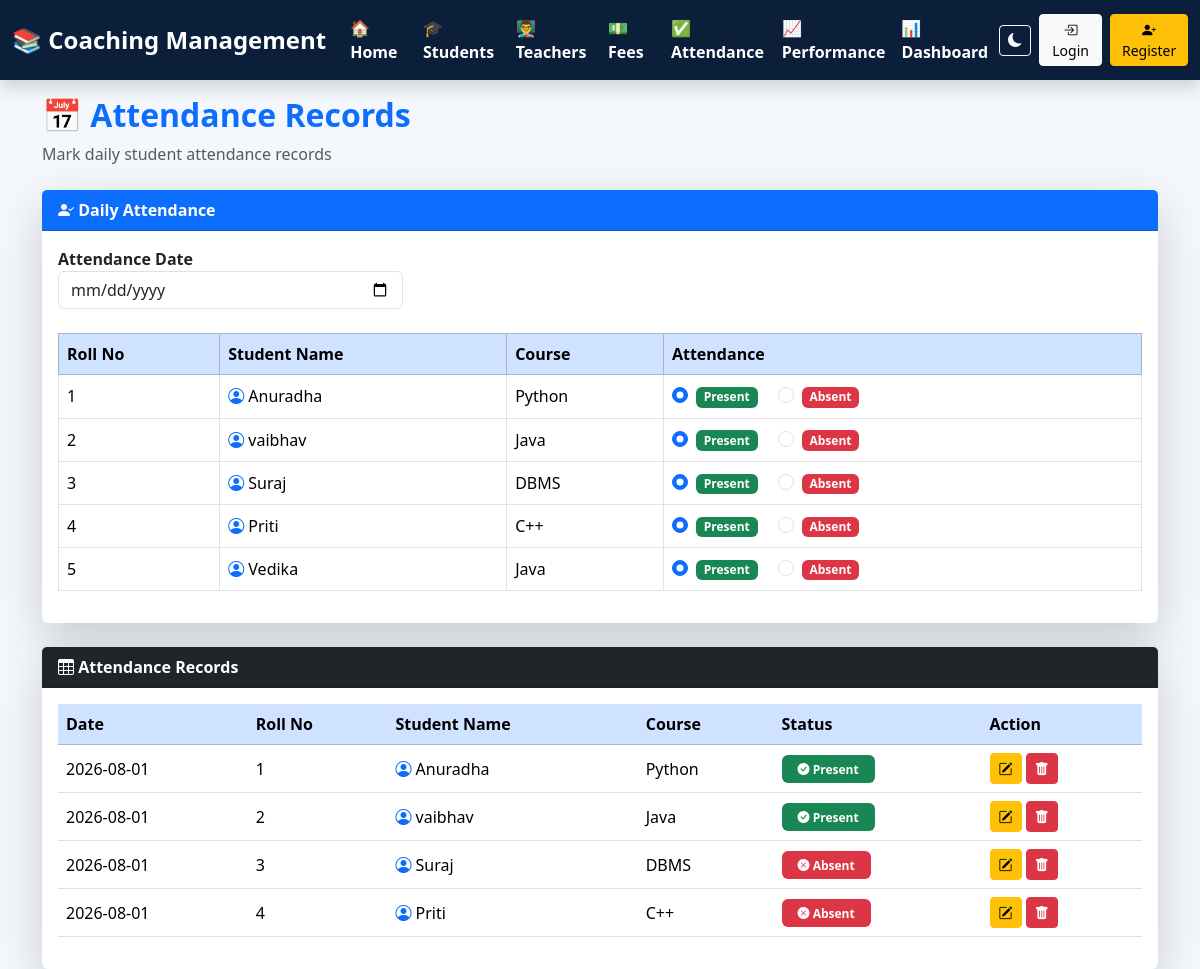
The page /attendance on the database as committed earlier.
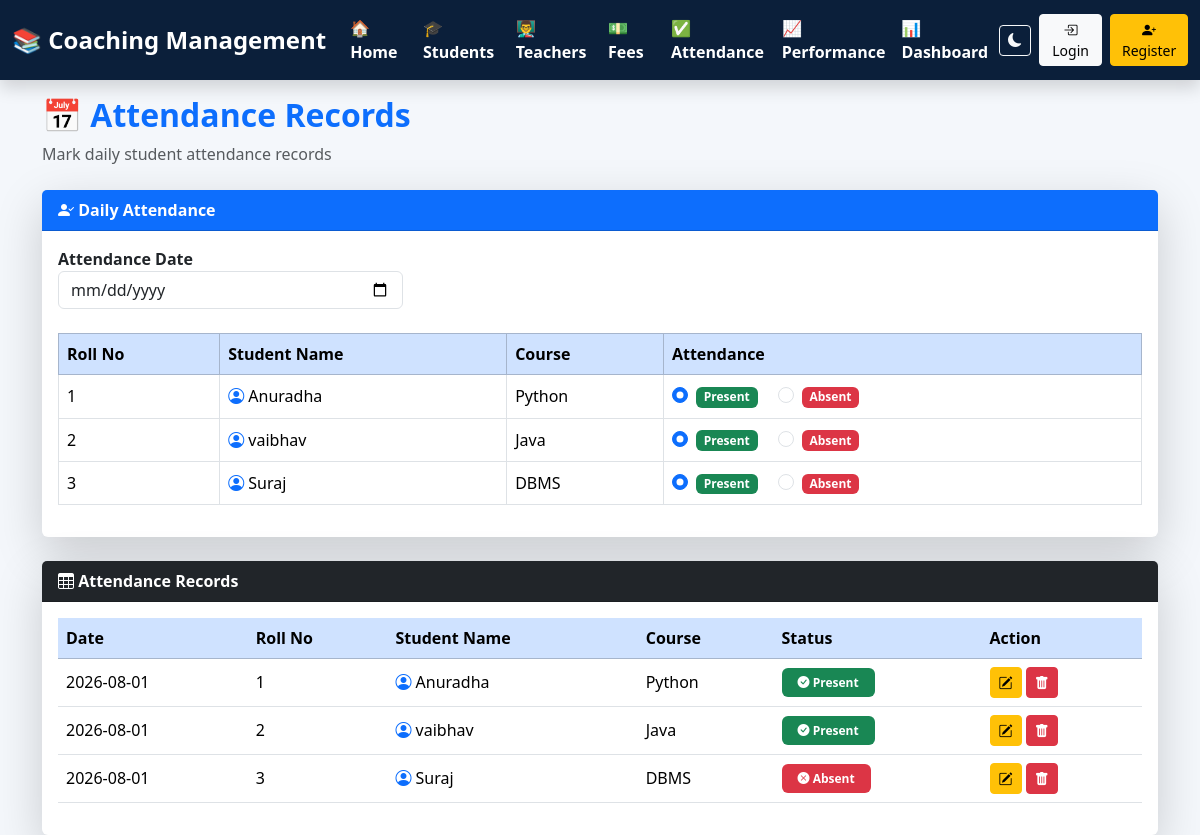
The same page on the database as committed later.
### tables this page shows
CREATE TABLE students(

        id INTEGER PRIMARY KEY AUTOINCREMENT,
        roll_no INTEGER UNIQUE,
        name TEXT,
        father_name TEXT,
        surname TEXT,
        mobile TEXT,
        course TEXT,
        batch TEXT,
        address TEXT,
        admission_date TEXT,
        status TEXT

    , photo TEXT DEFAULT 'default.png');

CREATE TABLE attendance(

        id INTEGER PRIMARY KEY AUTOINCREMENT,
        student_id INTEGER NOT NULL,
        date TEXT,
        status TEXT,

        FOREIGN KEY(student_id)
        REFERENCES students(id)
        ON DELETE CASCADE

    );

### app.py (the view, shortened to what this page needs)
@app.route("/attendance", methods=["GET","POST"])
def attendance():
    conn = get_connection()
    students = conn.execute(" SELECT * FROM students  ORDER BY roll_no ").fetchall()
    attendance = conn.execute("""
        SELECT
        attendance.id,
        students.roll_no,
        students.name,
        students.course,
        attendance.date,
        attendance.status
        FROM attendance
        INNER JOIN students
        ON attendance.student_id = students.id
        ORDER BY attendance.date DESC,
        students.roll_no ASC

    """).fetchall()
    conn.close()
    return render_template(
        "attendance.html",
        students=students,
        attendance=attendance
    )

### db.py (called while the page is built)
def get_connection():
    conn = sqlite3.connect(DATABASE)
    conn.row_factory = sqlite3.Row
    conn.execute("PRAGMA foreign_keys = ON")
    return conn

### templates/attendance.html (shortened to what the changed rows need)
{% extends "base.html" %}
{% block content %}
<div class="mb-4">
    <h2 class="fw-bold text-primary">
       📅 Attendance Records
    </h2>
</div>
<div class="card shadow-lg border-0 mb-4">
    <div class="card-body">
        <form method="POST" action="/attendance">
            <div class="table-responsive">
                <table class="table table-bordered table-hover align-middle">
                    <thead class="table-primary">
                        <tr>
                            <th>Roll No</th>
                            <th>Student Name </th>
                            <th> Course</th>
                            <th>Attendance</th>
                        </tr>
                    </thead>
                    <tbody>
                    {% for student in students %}
                    <tr>
                        <td> {{student['roll_no']}} </td>
                        <td>
                            <i class="bi bi-person-circle text-primary"></i>
                            {{student['name']}}
                        </td>
                        <td> {{student['course']}}  </td>
                        <td>
                            <div class="form-check form-check-inline">
                                <input
                                class="form-check-input"
                                type="radio"
                                name="status_{{student['id']}}"
                                value="Present"
                                checked>
                                <label class="form-check-label">
                                    <span class="badge bg-success">
                                        Present
                                    </span>
                                </label>
                            </div>
                            <div class="form-check form-check-inline">
                                <input
                                class="form-check-input"
                                type="radio"
                                name="status_{{student['id']}}"
                                value="Absent">
                                <label class="form-check-label">
                                    <span class="badge bg-danger">
                                        Absent
                                    </span>
                                </label>
                            </div>
                        </td>
                    </tr>
                    {% endfor %}
                    </tbody>
                </table>
            </div>
        </form>
    </div>
</div>
<div class="card shadow-lg border-0">
    <div class="card-body">
        <div class="table-responsive">
            <table class="table table-hover align-middle">
                <thead class="table-primary">
                    <tr>
                        <th> Date </th>
                        <th>Roll No</th>
                        <th>Student Name </th>
                        <th> Course</th>
                        <th> Status</th>
                        <th>Action </th>
                    </tr>
                </thead>
                <tbody>
                {% for row in attendance %}
                <tr>
                    <td>{{row['date']}}</td>
                    <td> {{row['roll_no']}} </td>
                    <td>
                        <i class="bi bi-person-circle text-primary"></i>
                        {{row['name']}}
                    </td>
                    <td>{{row['course']}}</td>
                    <td>
                        {% if row['status']=="Present" %}
                        <span class="badge bg-success px-3 py-2">
                            <i class="bi bi-check-circle-fill"></i>
                            Present
                        </span>
                        {% else %}
                        <span class="badge bg-danger px-3 py-2">
                            <i class="bi bi-x-circle-fill"></i>
                            Absent
                        </span>
                        {% endif %}
                    </td>
                    <td>
                        <a href="/edit_attendance/{{row['id']}}"
                        class="btn btn-warning btn-sm">
                            <i class="bi bi-pencil-square"></i>
                        </a>
                        <a href="/delete_attendance/{{row['id']}}"
                        class="btn btn-danger btn-sm"
                        onclick="return confirm('Delete this attendance?')">
                            <i class="bi bi-trash-fill"></i>
                        </a>
                    </td>
                </tr>
                {% endfor %}
                </tbody>
            </table>
        </div>
    </div>
</div>
{% endblock %}

Rows that differ between the two databases and show on the page:
removed students: roll_no "4", name "Priti", course "C++"
removed students: roll_no "5", name "Vedika", course "Java"
removed attendance: date "2026-08-01", roll_no "4", name "Priti", course "C++", status "Absent" (drawn)
